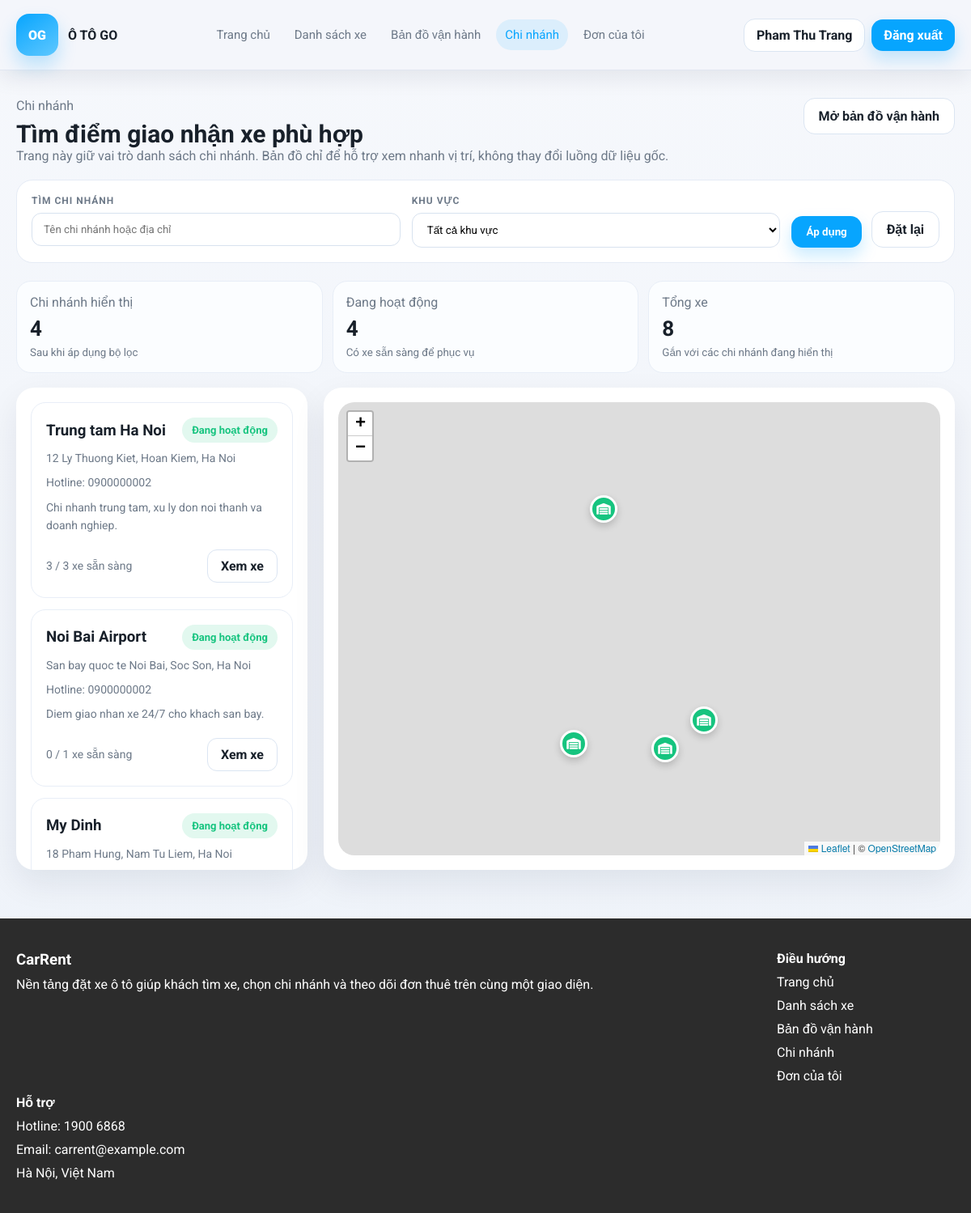
The page /index.php?chuyen_trang=chiNhanh (signed in) on the database its author committed.
### tables this page shows
CREATE TABLE nguoi_dung (
    id INT AUTO_INCREMENT PRIMARY KEY,
    ho_ten VARCHAR(150) NOT NULL,
    email VARCHAR(150) NOT NULL UNIQUE,
    mat_khau VARCHAR(255) NOT NULL,
    so_dien_thoai VARCHAR(20) DEFAULT NULL,
    dia_chi VARCHAR(255) DEFAULT NULL,
    cccd VARCHAR(20) DEFAULT NULL,
    vai_tro ENUM('admin', 'nguoi_cho_thue', 'khach_hang') NOT NULL DEFAULT 'khach_hang',
    created_at DATETIME DEFAULT CURRENT_TIMESTAMP
);

CREATE TABLE chi_nhanh (
    id INT AUTO_INCREMENT PRIMARY KEY,
    nguoi_cho_thue_id INT NOT NULL,
    ten_chi_nhanh VARCHAR(150) NOT NULL,
    dia_chi VARCHAR(255) NOT NULL,
    vi_do DECIMAL(10,7) NOT NULL,
    kinh_do DECIMAL(10,7) NOT NULL,
    mo_ta TEXT,
    created_at DATETIME DEFAULT CURRENT_TIMESTAMP,
    CONSTRAINT fk_chi_nhanh_nguoi_cho_thue FOREIGN KEY (nguoi_cho_thue_id) REFERENCES nguoi_dung(id) ON DELETE CASCADE
);

### includes/bootstrap.php (called while the page is built, shortened)
<?php
function esc($value)
{
    return htmlspecialchars((string) $value, ENT_QUOTES, "UTF-8");
}
?>

### branches/chiNhanh.php (the view, shortened to what this page needs)
<?php
$tuKhoaChiNhanh = trim($_GET["q"] ?? "");
$sqlChiNhanh = "SELECT
        c.*,
        n.so_dien_thoai,
        COUNT(x.id) AS tong_xe,
        SUM(CASE WHEN x.trang_thai = 'san_sang' THEN 1 ELSE 0 END) AS xe_san_sang
    FROM chi_nhanh c
    LEFT JOIN nguoi_dung n ON c.nguoi_cho_thue_id = n.id
    LEFT JOIN xe x ON x.chi_nhanh_id = c.id
    GROUP BY c.id
    ORDER BY c.id ASC";
$ketQuaChiNhanh = mysqli_query($conn, $sqlChiNhanh);
$danhSachChiNhanh = [];
$soChiNhanhHoatDong = 0;
$tongXeTheoLoc = 0;
while ($dongChiNhanh = mysqli_fetch_assoc($ketQuaChiNhanh)) {
    $tachDiaChi = array_values(array_filter(array_map("trim", explode(",", (string) $dongChiNhanh["dia_chi"]))));
    $khuVuc = $tachDiaChi ? $tachDiaChi[count($tachDiaChi) - 1] : "";
    $trangThai = (int) $dongChiNhanh["tong_xe"] > 0 ? "dang_hoat_dong" : "tam_ngung";
    $tenTrangThai = $trangThai;
    $mauTrangThai = "mau-xanh";
    if ($trangThai === "dang_hoat_dong") {
        $tenTrangThai = "Đang hoạt động";
        $mauTrangThai = "mau-xanh";
    } elseif ($trangThai === "tam_ngung") {
        $tenTrangThai = "Tạm ngưng";
        $mauTrangThai = "mau-xam";
    }
    if ($trangThai === "dang_hoat_dong") {
        $soChiNhanhHoatDong++;
    }
    $tongXeTheoLoc += (int) $dongChiNhanh["tong_xe"];
    $danhSachChiNhanh[] = [
        "id" => (int) $dongChiNhanh["id"],
        "ten" => $dongChiNhanh["ten_chi_nhanh"],
        "dia_chi" => $dongChiNhanh["dia_chi"],
        "mo_ta" => $dongChiNhanh["mo_ta"] ?? "",
        "so_dien_thoai" => $dongChiNhanh["so_dien_thoai"] ?? "",
        "vi_do" => $dongChiNhanh["vi_do"],
        "kinh_do" => $dongChiNhanh["kinh_do"],
        "khu_vuc" => $khuVuc,
        "trang_thai" => $trangThai,
        "nhan_trang_thai" => $tenTrangThai,
        "mau_trang_thai" => $mauTrangThai,
        "tong_xe" => (int) $dongChiNhanh["tong_xe"],
        "xe_san_sang" => (int) $dongChiNhanh["xe_san_sang"],
    ];
}
?>
<section class="khung-trang-chi-nhanh">
    <div class="main__content">
        <div class="dau-muc-chi-nhanh">
            <div>
                <p>Chi nhánh</p>
                <h2>Tìm điểm giao nhận xe phù hợp</h2>
                <p>Trang này giữ vai trò danh sách chi nhánh. Bản đồ chỉ để hỗ trợ xem nhanh vị trí, không thay đổi luồng dữ liệu gốc.</p>
            </div>
            <a class="nut-ban-do-chi-nhanh" href="./index.php?chuyen_trang=banDoVanHanh">Mở bản đồ vận hành</a>
        </div>
        <form class="hop-loc-chi-nhanh" method="get">
            <div class="o-loc-chi-nhanh">
                <label>Tìm chi nhánh</label>
                <input type="text" name="q" value="<?php echo esc($tuKhoaChiNhanh); ?>" placeholder="Tên chi nhánh hoặc địa chỉ">
            </div>
            <div class="o-loc-chi-nhanh">
                <label>Khu vực</label>
                <select name="khu_vuc">
                    <option value="">Tất cả khu vực</option>
                </select>
            </div>
            <div class="cum-nut-loc-chi-nhanh">
                <button class="nut-ap-dung-chi-nhanh" type="submit">Áp dụng</button>
                <a class="nut-dat-lai-chi-nhanh" href="./index.php?chuyen_trang=chiNhanh">Đặt lại</a>
            </div>
        </form>
        <div class="cum-thong-ke-chi-nhanh">
            <article class="o-thong-ke-chi-nhanh">
                <span>Chi nhánh hiển thị</span>
                <strong><?php echo esc(count($danhSachChiNhanh)); ?></strong>
                <small style="color: var(--muted-color);">Sau khi áp dụng bộ lọc</small>
            </article>
            <article class="o-thong-ke-chi-nhanh">
                <span>Đang hoạt động</span>
                <strong><?php echo esc($soChiNhanhHoatDong); ?></strong>
                <small style="color: var(--muted-color);">Có xe sẵn sàng để phục vụ</small>
            </article>
            <article class="o-thong-ke-chi-nhanh">
                <span>Tổng xe</span>
                <strong><?php echo esc($tongXeTheoLoc); ?></strong>
                <small style="color: var(--muted-color);">Gắn với các chi nhánh đang hiển thị</small>
            </article>
        </div>
        <div class="khung-noi-dung-chi-nhanh">
            <div class="cot-danh-sach-chi-nhanh">
                <?php if (!$danhSachChiNhanh): ?>
                    <div class="ghi-chu-trong">Không tìm thấy chi nhánh phù hợp.</div>
                <?php else: ?>
                    <?php foreach ($danhSachChiNhanh as $dongChiNhanh): ?>
                        <article
                            class="the-chi-nhanh"
                            data-chi-nhanh-map="1"
                            <?php if ($dongChiNhanh["vi_do"] !== null && $dongChiNhanh["kinh_do"] !== null): ?>
                                data-lat="<?php echo esc($dongChiNhanh["vi_do"]); ?>"
                                data-lng="<?php echo esc($dongChiNhanh["kinh_do"]); ?>"
                                data-title="<?php echo esc($dongChiNhanh["ten"]); ?>"
                                data-address="<?php echo esc($dongChiNhanh["dia_chi"]); ?>"
                            <?php endif; ?>
                        >
                            <div class="dong-ten-chi-nhanh">
                                <h3><?php echo esc($dongChiNhanh["ten"]); ?></h3>
                                <span class="nhan-trang-thai-chi-nhanh <?php echo esc($dongChiNhanh["mau_trang_thai"]); ?>"><?php echo esc($dongChiNhanh["nhan_trang_thai"]); ?></span>
                            </div>
                            <div class="dong-phu-chi-nhanh"><?php echo esc($dongChiNhanh["dia_chi"]); ?></div>
                            <?php if ($dongChiNhanh["so_dien_thoai"] !== ""): ?>
                                <div class="dong-phu-chi-nhanh">Hotline: <?php echo esc($dongChiNhanh["so_dien_thoai"]); ?></div>
                            <?php endif; ?>
                            <div class="dong-phu-chi-nhanh"><?php echo esc($dongChiNhanh["mo_ta"] ?: "Chi nhánh giao nhận xe trong hệ thống."); ?></div>
                            <div class="chan-the-chi-nhanh">
                                <span class="dong-phu-chi-nhanh" style="margin-top:0;"><?php echo esc($dongChiNhanh["xe_san_sang"]); ?> / <?php echo esc($dongChiNhanh["tong_xe"]); ?> xe sẵn sàng</span>
                                <a class="nut-xem-xe-chi-nhanh" href="./index.php?chuyen_trang=danhSachXe&chi_nhanh_id=<?php echo (int) $dongChiNhanh["id"]; ?>">Xem xe</a>
                            </div>
                        </article>
                    <?php endforeach; ?>
                <?php endif; ?>
            </div>
            <div class="cot-ban-do-chi-nhanh">
                <?php if ($danhSachChiNhanh): ?>
                    <div id="branchMap"></div>
                <?php else: ?>
                    <div class="ghi-chu-trong">Không có dữ liệu chi nhánh để hiển thị trên bản đồ.</div>
                <?php endif; ?>
            </div>
        </div>
    </div>
</section>

### includes/header.php (shortened to what this page needs)
<?php
$nguoiDungDangNhap = null;
$trangDangMo = $chuyenTrang ?? ($_GET["chuyen_trang"] ?? "trangChu");
if (isset($_SESSION["idNguoiDung"])) {
    $idNguoiDung = (int) $_SESSION["idNguoiDung"];
    $sqlLayNguoiDung = "SELECT * FROM nguoi_dung WHERE id = $idNguoiDung LIMIT 1";
    $ketQuaLayNguoiDung = mysqli_query($conn, $sqlLayNguoiDung);
    if ($ketQuaLayNguoiDung && mysqli_num_rows($ketQuaLayNguoiDung) > 0) {
        $nguoiDungDangNhap = mysqli_fetch_assoc($ketQuaLayNguoiDung);
    }
}
?>
<!DOCTYPE html>
<html lang="vi">
<head>
    <link rel="stylesheet" href="https://cdnjs.cloudflare.com/ajax/libs/font-awesome/6.5.2/css/all.min.css">
    <link
      rel="stylesheet"
      href="https://unpkg.com/leaflet@1.9.4/dist/leaflet.css"
    >
    <link rel="stylesheet" href="./assets/css/style.css">
</head>
<body>
    <header class="khung-menu-chinh">
        <div class="main__content">
            <div class="noi-dung-menu">
                <a href="./index.php?chuyen_trang=trangChu" class="thuong-hieu-trang">
                    <div class="logo-thuong-hieu">OG</div>
                    <div class="chu-thuong-hieu">
                        <strong>Ô TÔ GO</strong>
                    </div>
                </a>
                <nav class="cum-link-menu">
                    <a class="<?php echo $trangDangMo === "trangChu" ? "dang-mo" : ""; ?>" href="./index.php?chuyen_trang=trangChu">Trang chủ</a>
                    <a class="<?php echo $trangDangMo === "danhSachXe" ? "dang-mo" : ""; ?>" href="./index.php?chuyen_trang=danhSachXe">Danh sách xe</a>
                    <a class="<?php echo $trangDangMo === "banDoVanHanh" ? "dang-mo" : ""; ?>" href="./index.php?chuyen_trang=banDoVanHanh">Bản đồ vận hành</a>
                    <a class="<?php echo $trangDangMo === "chiNhanh" ? "dang-mo" : ""; ?>" href="./index.php?chuyen_trang=chiNhanh">Chi nhánh</a>
                    <a class="<?php echo $trangDangMo === "donCuaToi" ? "dang-mo" : ""; ?>" href="./index.php?chuyen_trang=donCuaToi">Đơn của tôi</a>
                </nav>
                <div class="cum-nut-menu">
                    <?php if ($nguoiDungDangNhap): ?>
                        <a class="nut-phu-trang" href="./index.php?chuyen_trang=taiKhoan"><?php echo esc($nguoiDungDangNhap["ho_ten"]); ?></a>
                        <a class="nut-trang-chu" href="./auth/dangXuat.php">Đăng xuất</a>
                    <?php else: ?>
                        <a class="nut-phu-trang" href="./auth/dangNhap.php">Đăng nhập</a>
                        <a class="nut-trang-chu" href="./auth/dangKy.php">Đăng ký</a>
                    <?php endif; ?>
                </div>
            </div>
        </div>
    </header>
    <main>

### assets/css/style.css (style rules this page uses)
:root { --primary-color: #07a5fe; --primary-dark: #0588d0; --dark-color: #2c2c2c; --bg-color: #f4f6fb; --card-color: #ffffff; --line-color: #dfe5f0; --text-color: #18202a; --muted-color: #6d7988; --warning-color: #ff9f43; --success-color: #16c47f; --danger-color: #ff5f5f; --info-color: #3a86ff; }
* { box-sizing: border-box; }
html { scroll-behavior: smooth; }
body { margin: 0; font-family: "Roboto", sans-serif; background: linear-gradient(180deg, #f6f8fc 0%, #edf2f9 100%); color: var(--text-color); }
a { color: inherit; text-decoration: none; }
button, input, select, textarea { font-family: inherit; }
button { border: 0; cursor: pointer; }
.main__content { width: min(1180px, calc(100vw - 40px)); margin: 0 auto; }
.leaflet-container { cursor: grab; user-select: none; }
.leaflet-container:active, .leaflet-grab, .leaflet-dragging .leaflet-container { cursor: grabbing; }

### includes/header.php (style rules this page uses)
:root { --primary-color: #07a5fe; --primary-dark: #0588d0; --dark-color: #2c2c2c; --bg-color: #f4f6fb; --card-color: #ffffff; --line-color: #dfe5f0; --text-color: #18202a; --muted-color: #6d7988; --warning-color: #ff9f43; --success-color: #16c47f; --danger-color: #ff5f5f; --info-color: #3a86ff; }
* { box-sizing: border-box; }
html { scroll-behavior: smooth; }
body { margin: 0; font-family: "Roboto", sans-serif; background: linear-gradient(180deg, #f6f8fc 0%, #edf2f9 100%); color: var(--text-color); }
a { color: inherit; text-decoration: none; }
button, input, select, textarea { font-family: inherit; }
button { border: 0; cursor: pointer; }
.main__content { width: min(1180px, calc(100vw - 40px)); margin: 0 auto; }
.khung-menu-chinh { position: sticky; top: 0; z-index: 1200; background: #f4f6fb; border-bottom: 1px solid rgba(223, 229, 240, 0.9); box-shadow: 0 10px 24px rgba(17, 31, 53, 0.08); }
.noi-dung-menu { min-height: 86px; display: grid; grid-template-columns: auto minmax(0, 1fr) auto; align-items: center; column-gap: 14px; }
.thuong-hieu-trang { display: flex; align-items: center; gap: 12px; flex: 0 0 auto; }
.logo-thuong-hieu { width: 52px; height: 52px; border-radius: 16px; display: grid; place-items: center; background: linear-gradient(145deg, var(--primary-color), #5fc8ff); color: #ffffff; font-weight: 900; box-shadow: 0 12px 22px rgba(7, 165, 254, 0.24); }
.chu-thuong-hieu strong { display: block; font-size: 16px; }
.chu-thuong-hieu { max-width: 190px; }
.cum-link-menu, .cum-nut-menu { display: flex; gap: 8px; align-items: center; flex-wrap: nowrap; }
.cum-link-menu { width: 100%; justify-content: center; min-width: 0; }
.cum-link-menu a { flex: 0 0 auto; padding: 10px 11px; border-radius: 999px; color: var(--muted-color); white-space: nowrap; font-size: 15px; }
.cum-link-menu a:hover, .cum-link-menu a.dang-mo { color: var(--primary-color); background: rgba(7, 165, 254, 0.1); }
.nut-trang-chu, .nut-phu-trang { display: inline-flex; align-items: center; justify-content: center; padding: 10px 15px; border-radius: 14px; font-weight: 700; white-space: nowrap; }
.nut-trang-chu { background: var(--primary-color); color: #ffffff; box-shadow: 0 10px 20px rgba(7, 165, 254, 0.22); }
.nut-phu-trang { background: #ffffff; color: var(--text-color); border: 1px solid #dbe5f2; }
.cum-nut-menu { justify-self: end; }

### rows shown on the page
nguoi_dung: ho_ten "Pham Thu Trang"
chi_nhanh: ten_chi_nhanh "Trung tam Ha Noi", nhan_trang_thai "Đang hoạt động", dia_chi "12 Ly Thuong Kiet, Hoan Kiem, Ha Noi", nguoi_cho_thue.so_dien_thoai "0900000002", mo_ta "Chi nhanh trung tam, xu ly don noi thanh va doanh nghiep.", xe_san_sang "3", tong_xe "3"
chi_nhanh: ten_chi_nhanh "Noi Bai Airport", nhan_trang_thai "Đang hoạt động", dia_chi "San bay quoc te Noi Bai, Soc Son, Ha Noi", nguoi_cho_thue.so_dien_thoai "0900000002", mo_ta "Diem giao nhan xe 24/7 cho khach san bay.", xe_san_sang "0", tong_xe "1"
chi_nhanh: ten_chi_nhanh "My Dinh", nhan_trang_thai "Đang hoạt động", dia_chi "18 Pham Hung, Nam Tu Liem, Ha Noi"

### other values the page prints
count($danhSachChiNhanh) "4"
$soChiNhanhHoatDong "4"
$tongXeTheoLoc "8"
